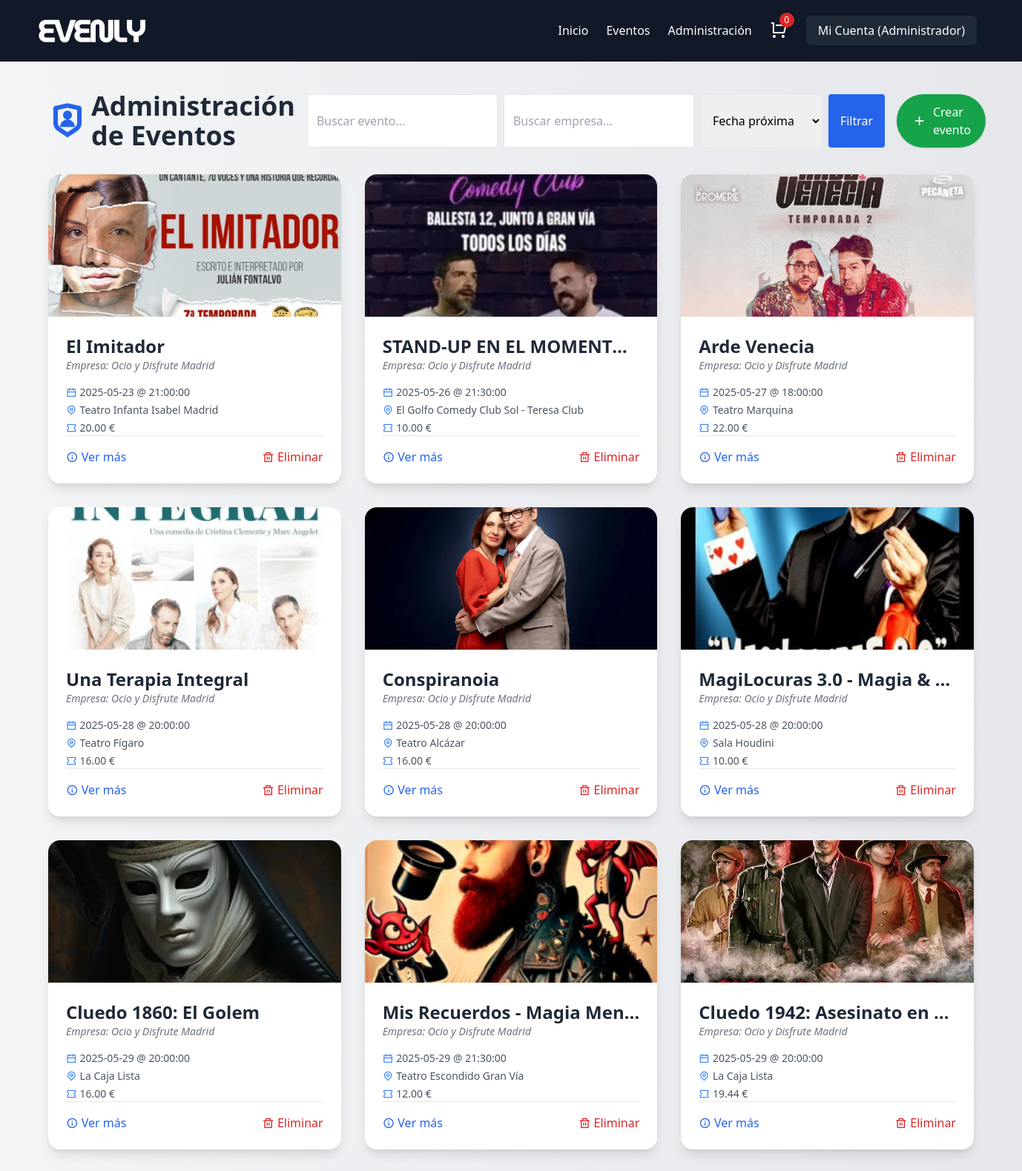
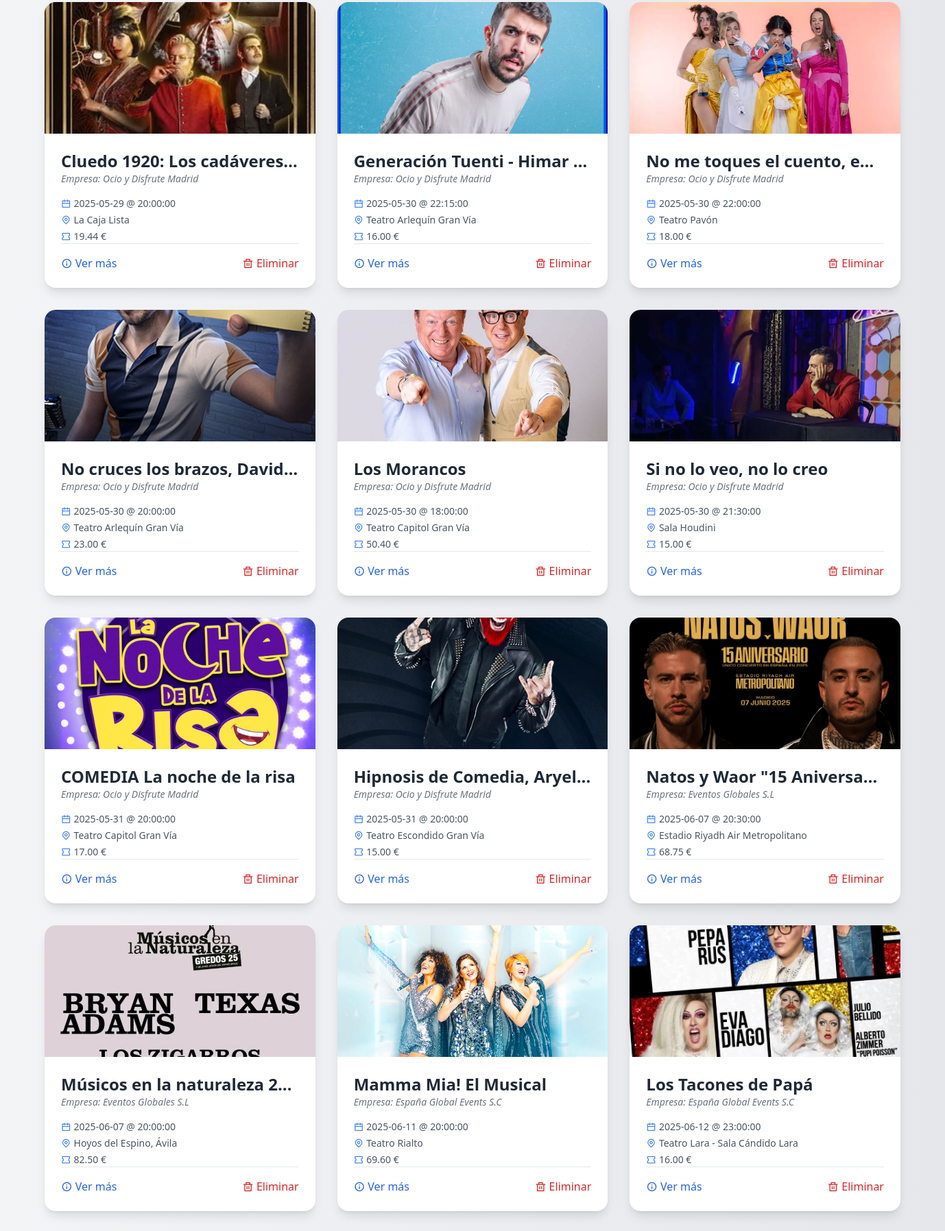
Page /deAndresGarcia_Marco_ProyectoTFC/administracion.php (signed in, upper part) on the committed database (2 pictures, top to bottom).
### tables this page shows
CREATE TABLE `eventos` (
  `id_evento` int(11) NOT NULL,
  `nombre` varchar(255) NOT NULL,
  `descripcion` text DEFAULT NULL,
  `fecha` datetime NOT NULL,
  `hora` time NOT NULL,
  `ubicacion` varchar(255) NOT NULL,
  `precio` decimal(10,2) NOT NULL,
  `imagen` varchar(255) DEFAULT NULL,
  `aforo` int(11) NOT NULL,
  `id_empresa` int(11) NOT NULL,
  `categoria` varchar(50) NOT NULL DEFAULT 'Concierto'
);

CREATE TABLE `empresas` (
  `id_empresa` int(11) NOT NULL,
  `cif` varchar(20) NOT NULL,
  `nombre_empresa` varchar(100) NOT NULL,
  `email` varchar(100) NOT NULL,
  `contraseña` varchar(255) NOT NULL,
  `telefono` varchar(20) DEFAULT NULL,
  `direccion` varchar(255) DEFAULT NULL,
  `fecha_registro` datetime DEFAULT current_timestamp(),
  `logo` varchar(255) DEFAULT NULL
);

### deAndresGarcia_Marco_ProyectoTFC/administracion.php (the view, shortened to what this page needs)
<?php
require_once "conexion.php";
$orden = $_GET["orden"] ?? "fecha_proxima";
$busq_evento = trim($_GET['busq_evento'] ?? '');
$busq_empresa = trim($_GET['busq_empresa'] ?? '');
$whereSQL = '';
switch ($orden) {
    default:                $orderBy = "fecha ASC";
}
$sql = "
  SELECT
    e.*,
    emp.nombre_empresa AS empresa
  FROM eventos e
  LEFT JOIN empresas emp ON e.id_empresa = emp.id_empresa
  $whereSQL
  ORDER BY $orderBy
";
$stmt = $conexion->prepare($sql);
$stmt->execute();
$eventos = $stmt->fetchAll(PDO::FETCH_ASSOC);
?>
<!DOCTYPE html>
<html lang="es">
<head>
  <script src="https://cdn.tailwindcss.com"></script>
  <link href="https://cdn.jsdelivr.net/npm/remixicon@3.5.0/fonts/remixicon.css" rel="stylesheet">
</head>
<body class="bg-gradient-to-r from-gray-100 to-gray-200 min-h-screen flex flex-col">
  <?php include 'includes/headerAdministracion.php'; ?>
  <main class="container mx-auto px-4 py-10 flex-1">
    <div class="flex flex-col md:flex-row md:justify-between md:items-center mb-8 gap-4">
      <h1 class="text-4xl font-extrabold text-gray-800 flex items-center gap-2">
        <i class="ri-shield-user-line text-blue-600 text-5xl"></i> Administración de Eventos
      </h1>
      <div class="flex flex-col md:flex-row gap-4">
        <form method="GET" class="flex flex-col sm:flex-row gap-2">
          <input type="text" name="busq_evento" value="<?=htmlspecialchars($busq_evento)?>" placeholder="Buscar evento..." class="px-3 py-2 border rounded focus:ring focus:ring-blue-300" />
          <input type="text" name="busq_empresa" value="<?=htmlspecialchars($busq_empresa)?>" placeholder="Buscar empresa..." class="px-3 py-2 border rounded focus:ring focus:ring-blue-300" />
          <select name="orden" onchange="this.form.submit()" class="px-3 py-2 border rounded focus:ring focus:ring-blue-300">
            <option value="fecha_proxima"   <?=$orden==='fecha_proxima'?'selected':''?>>Fecha próxima</option>
          </select>
          <button type="submit" class="bg-blue-600 text-white px-4 py-2 rounded hover:bg-blue-700">Filtrar</button>
        </form>
        <a href="crear_evento.php" class="inline-flex items-center gap-2 bg-green-600 text-white px-5 py-3 rounded-full shadow hover:bg-green-700 transition">
          <i class="ri-add-line text-xl"></i> Crear evento
        </a>
      </div>
    </div>
    <?php if (empty($eventos)): ?>
      <p class="text-center text-gray-600 text-lg">No hay eventos que coincidan.</p>
    <?php else: ?>
      <div class="grid grid-cols-1 md:grid-cols-2 lg:grid-cols-3 gap-8">
        <?php foreach($eventos as $e): ?>
          <div class="bg-white rounded-2xl shadow-lg hover:shadow-2xl transition flex flex-col">
            <?php if (!empty($e['imagen'])): ?>
              <img src="uploads_eventos/<?=htmlspecialchars($e['imagen'])?>" alt="<?=htmlspecialchars($e['nombre'])?>" class="w-full h-48 object-cover rounded-t-2xl">
            <?php else: ?>
              <div class="w-full h-48 bg-gray-200 flex items-center justify-center text-gray-400 rounded-t-2xl">
                <i class="ri-image-line text-5xl"></i>
              </div>
            <?php endif; ?>
            <div class="p-6 flex-1 flex flex-col justify-between">
              <div>
                <h2 class="text-2xl font-bold text-gray-800 truncate"><?=htmlspecialchars($e['nombre'])?></h2>
                <p class="text-sm text-gray-500 italic">Empresa: <?=htmlspecialchars($e['empresa'] ?? '–')?></p>
                <ul class="text-gray-600 text-sm space-y-1 mt-4">
                  <li><i class="ri-calendar-line text-blue-500 mr-1"></i><?=date("Y-m-d",strtotime($e['fecha']))?> @ <?=htmlspecialchars($e['hora'])?></li>
                  <li><i class="ri-map-pin-line text-blue-500 mr-1"></i><?=htmlspecialchars($e['ubicacion'])?></li>
                  <li><i class="ri-ticket-line text-blue-500 mr-1"></i><?=htmlspecialchars($e['precio'])?> €</li>
                </ul>
              </div>
              <div class="flex justify-between items-center pt-4 border-t">
                <button onclick="openModal(<?=$e['id_evento']?>)" class="flex items-center gap-1 text-blue-600 hover:underline">
                  <i class="ri-information-line"></i><span>Ver más</span>
                </button>
                <a href="eliminar_evento.php?id=<?=$e['id_evento']?>" class="flex items-center gap-1 text-red-600 hover:underline">
                  <i class="ri-delete-bin-line"></i><span>Eliminar</span>
                </a>
              </div>
            </div>
          </div>
        <?php endforeach; ?>
      </div>
    <?php endif; ?>
  </main>
</body>
</html>

### deAndresGarcia_Marco_ProyectoTFC/includes/headerAdministracion.php (shortened to what this page needs)
<?php
$nombreUsuario = isset($_SESSION["nombre"]) && !empty($_SESSION["nombre"]) ? htmlspecialchars($_SESSION["nombre"]) : "Usuario";
?>
<!DOCTYPE html>
<html lang="es">
<head>
    <link href="https://cdn.jsdelivr.net/npm/remixicon/fonts/remixicon.css" rel="stylesheet">
    <script src="https://cdn.tailwindcss.com"></script>
</head>
<body>
<nav class="bg-gray-900 text-white p-4 relative">
    <div class="container mx-auto flex justify-between items-center">
        <a href="index.php" class="text-xl font-bold text-blue-400">
            <img src="images/logo.png" alt="" width="150px">
        </a>
        <div class="relative flex items-center">
            <a href="index.php" class="mx-3 hover:text-blue-400">Inicio</a>
            <a href="eventos.php" class="mx-3 hover:text-blue-400">Eventos</a>
            <?php if (isset($_SESSION["id_usuario"])): ?>
                <?php if ($_SESSION["email"] === 'contacto.evenly@gmail.com'): ?>
                    <a href="administracion.php" class="mx-3 hover:text-blue-400">
                        Administración
                    </a>
                <?php endif; ?>
                <a href="carrito.php"
                   class="relative mx-3 hover:text-blue-400 flex items-center">
                  <i class="ri-shopping-cart-line text-2xl"></i>
                  <span id="cartCount"
                        class="absolute -top-2 -right-2 bg-red-600 text-white rounded-full text-xs w-5 h-5 flex items-center justify-center">
                    <?php echo isset($_SESSION['carrito']) ? array_sum($_SESSION['carrito']) : 0; ?>
                  </span>
                </a>
                <div class="relative inline-block">
                    <button id="btnCuenta" class="mx-3 bg-gray-800 text-white px-4 py-2 rounded-md hover:bg-gray-700 focus:outline-none">
                        Mi Cuenta (<?php echo $nombreUsuario; ?>)
                    </button>
                </div>
            <?php else: ?>
                <a href="login.php" class="mx-3 hover:text-blue-400">Iniciar Sesión</a>
                <a href="registro.php" class="mx-3 hover:text-blue-400">Registro</a>
            <?php endif; ?>
        </div>
    </div>
</nav>

### deAndresGarcia_Marco_ProyectoTFC/includes/headerAdministracion.php (style rules this page uses)
nav { position: relative; z-index: 10; }

### rows in the picture
eventos: imagen (picture), nombre "El Imitador", id_empresa.nombre_empresa "Ocio y Disfrute Madrid", fecha "2025-05-23", hora "21:00:00", ubicacion "Teatro Infanta Isabel Madrid", precio "20.00"
eventos: imagen (picture), nombre "STAND-UP EN EL MOMENT…", id_empresa.nombre_empresa "Ocio y Disfrute Madrid", fecha "2025-05-26", hora "21:30:00", ubicacion "El Golfo Comedy Club Sol - Teresa Club", precio "10.00"
eventos: imagen (picture), nombre "Arde Venecia", id_empresa.nombre_empresa "Ocio y Disfrute Madrid", fecha "2025-05-27", hora "18:00:00", ubicacion "Teatro Marquina", precio "22.00"
eventos: imagen (picture), nombre "Una Terapia Integral", id_empresa.nombre_empresa "Ocio y Disfrute Madrid", fecha "2025-05-28", hora "20:00:00", ubicacion "Teatro Fígaro", precio "16.00"
eventos: imagen (picture), nombre "Conspiranoia", id_empresa.nombre_empresa "Ocio y Disfrute Madrid", fecha "2025-05-28", hora "20:00:00", ubicacion "Teatro Alcázar", precio "16.00"
eventos: imagen (picture), nombre "MagiLocuras 3.0 - Magia &…", id_empresa.nombre_empresa "Ocio y Disfrute Madrid", fecha "2025-05-28", hora "20:00:00", ubicacion "Sala Houdini", precio "10.00"
eventos: imagen (picture), nombre "Cluedo 1860: El Golem", id_empresa.nombre_empresa "Ocio y Disfrute Madrid", fecha "2025-05-29", hora "20:00:00", ubicacion "La Caja Lista", precio "16.00"
eventos: imagen (picture), nombre "Mis Recuerdos - Magia Men…", id_empresa.nombre_empresa "Ocio y Disfrute Madrid", fecha "2025-05-29", hora "21:30:00", ubicacion "Teatro Escondido Gran Vía", precio "12.00"
eventos: imagen (picture), nombre "Cluedo 1942: Asesinato en…", id_empresa.nombre_empresa "Ocio y Disfrute Madrid", fecha "2025-05-29", hora "20:00:00", ubicacion "La Caja Lista", precio "19.44"
eventos: imagen (picture), nombre "Cluedo 1920: Los cadáveres…", id_empresa.nombre_empresa "Ocio y Disfrute Madrid", fecha "2025-05-29", hora "20:00:00", ubicacion "La Caja Lista", precio "19.44"
eventos: imagen (picture), nombre "Generación Tuenti - Himar…", id_empresa.nombre_empresa "Ocio y Disfrute Madrid", fecha "2025-05-30", hora "22:15:00", ubicacion "Teatro Arlequín Gran Vía", precio "16.00"
eventos: imagen (picture), nombre "No me toques el cuento, e…", id_empresa.nombre_empresa "Ocio y Disfrute Madrid", fecha "2025-05-30", hora "22:00:00", ubicacion "Teatro Pavón", precio "18.00"
eventos: imagen (picture), nombre "No cruces los brazos, David…", id_empresa.nombre_empresa "Ocio y Disfrute Madrid", fecha "2025-05-30", hora "20:00:00", ubicacion "Teatro Arlequín Gran Vía", precio "23.00"
eventos: imagen (picture), nombre "Los Morancos", id_empresa.nombre_empresa "Ocio y Disfrute Madrid", fecha "2025-05-30", hora "18:00:00", ubicacion "Teatro Capitol Gran Vía", precio "50.40"
eventos: imagen (picture), nombre "Si no lo veo, no lo creo", id_empresa.nombre_empresa "Ocio y Disfrute Madrid", fecha "2025-05-30", hora "21:30:00", ubicacion "Sala Houdini", precio "15.00"
eventos: imagen (picture), nombre "COMEDIA La noche de la risa", id_empresa.nombre_empresa "Ocio y Disfrute Madrid", fecha "2025-05-31", hora "20:00:00", ubicacion "Teatro Capitol Gran Vía", precio "17.00"
eventos: imagen (picture), nombre "Hipnosis de Comedia, Aryel…", id_empresa.nombre_empresa "Ocio y Disfrute Madrid", fecha "2025-05-31", hora "20:00:00", ubicacion "Teatro Escondido Gran Vía", precio "15.00"
eventos: imagen (picture), nombre "Natos y Waor \"15 Aniversa…", id_empresa.nombre_empresa "Eventos Globales S.L", fecha "2025-06-07", hora "20:30:00", ubicacion "Estadio Riyadh Air Metropolitano", precio "68.75"
eventos: imagen (picture), nombre "Músicos en la naturaleza 2…", id_empresa.nombre_empresa "Eventos Globales S.L", fecha "2025-06-07", hora "20:00:00", ubicacion "Hoyos del Espino, Ávila", precio "82.50"
eventos: imagen (picture), nombre "Mamma Mia! El Musical", id_empresa.nombre_empresa "España Global Events S.C", fecha "2025-06-11", hora "20:00:00", ubicacion "Teatro Rialto", precio "69.60"
eventos: imagen (picture), nombre "Los Tacones de Papá", id_empresa.nombre_empresa "España Global Events S.C", fecha "2025-06-12", hora "23:00:00", ubicacion "Teatro Lara - Sala Cándido Lara", precio "16.00"

### other values in the picture
$nombreUsuario "Administrador"
